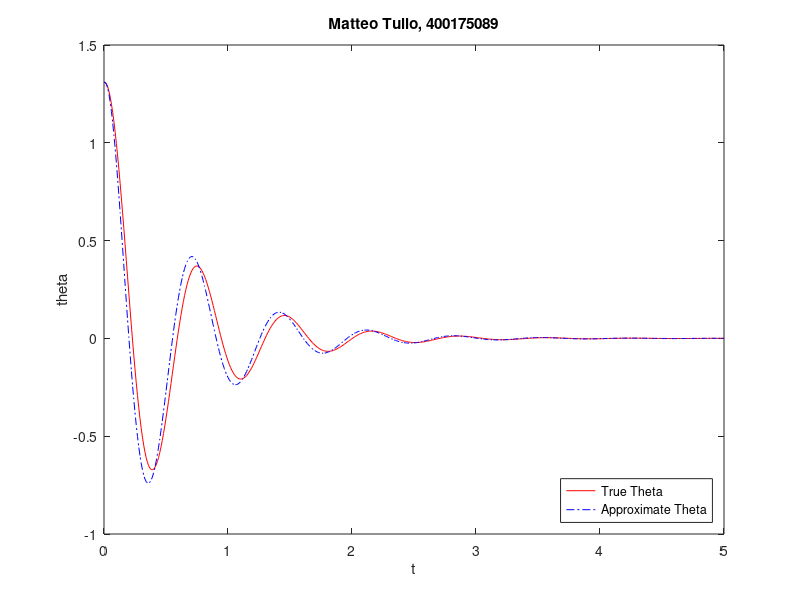

Here is the MATLAB script that generated this plot:
h = 0.01;
X = 5;
N = round(X/h);

maxDiff = 0;
%thetaPrime = u

theta = zeros(1,N+1);
u = zeros(1,N+1);
thetaApprox = zeros(1,N+1);
uApprox = zeros(1,N+1);
t = zeros(1,N+1);

thetaApprox(1) = 1.309;
theta(1) = 1.309;
uApprox(1) = 0;
u(1) = 0;
t(1) = 0;

for n = 1:N
    t(n+1) = t(n) + h;
    uApprox(n+1) = uApprox(n) + h*(-4*uApprox(n)-81*thetaApprox(n));
    thetaApprox(n+1) = thetaApprox(n) + h*(uApprox(n));
    u(n+1) = u(n) + h*(-4*u(n)-81*sin(theta(n)));
    theta(n+1) = theta(n) + h*(u(n));
    if abs(thetaApprox(n)-theta(n))>maxDiff
        maxDiff = abs(thetaApprox(n)-theta(n));
    end
end

maxDiff

plot(t,theta,"r",t,thetaApprox,"-.b");
title('Matteo Tullo, 400175089');
legend("True Theta","Approximate Theta",...
       'Location','SouthEast');
xlabel('t'); ylabel('theta');
xlim([0,5]);